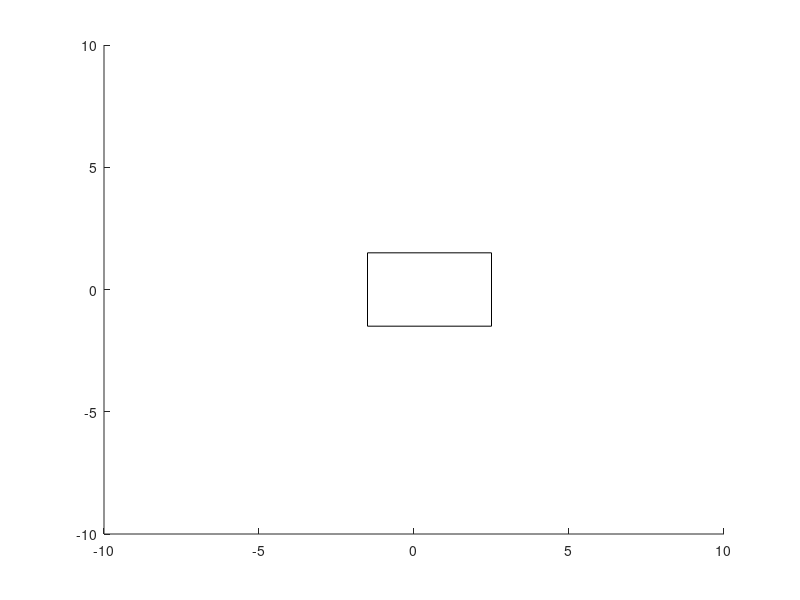

MATLAB code to generate this figure: (Note: this script raises an error after producing the figure.)
%cuerpo
SR_robot = hgtransform;
R=rectangle('Position', [-1.5 -1.5 4 3],'Parent',SR_robot);
axis([-10 10 -10 10])

x=-5; y=-5
M = makehgtform('translate',[x y 0]);

SR_robot.Matrix=M;

x=4; y=-3;
theta=pi/4;
M=makehgtform('translate',[x y 0], 'zrotate',theta);

SR_robot.Matrix=M;

%ruedas
rueda_size=[-0.5 -0.1 1 0.5];
%rueda derecha
SR_rueda_derecha=hgtransform('Parent',SR_robot);
rueda_derecha=rectangle('Position',rueda_size,'Parent',SR_rueda_derecha);

M=makehgtform('translate',[0 -1.8 0]);
SR_rueda_derecha.Matrix=M;

%rueda izquierda
SR_rueda_izquierda=hgtransform('Parent',SR_robot);
rueda_izquierda=rectangle('Position',rueda_size,'Parent',SR_rueda_izquierda);

M=makehgtform('translate',[0 1.5 0]);
SR_rueda_izquierda.Matrix=M;

%cabeza
SR_cabeza=hgtransform('Parent',SR_robot);
cabeza_size=[-0.25 -0.5 0.5 1];
cabeza=rectangle('Position',cabeza_size,'Parent',SR_cabeza);

alfa=0;
M=makehgtform('translate',[2 0 0],'zrotate',alfa);
SR_cabeza.Matrix=M;

%boton de choque
SR_choque=hgtransform('Parent',SR_robot);
choque_size=[-0.25 -0.25 1 0.25];
choque=rectangle('Position',choque_size,'Parent',SR_choque);

M=makehgtform('translate',[2.2 1 0]);
SR_choque.Matrix=M;